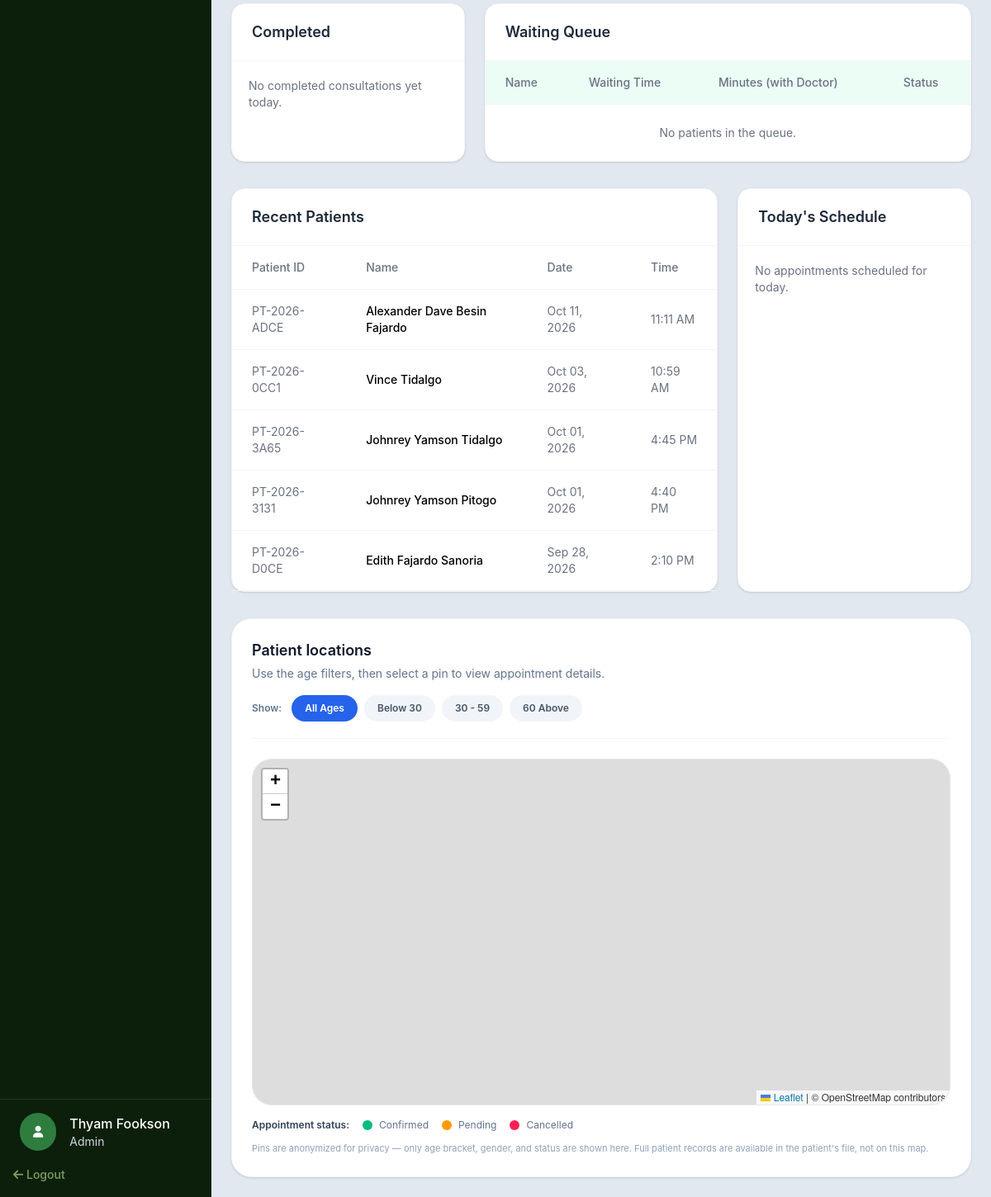
Before: /admin/admin-dashboard.php (signed in, lower part) with the older database file.
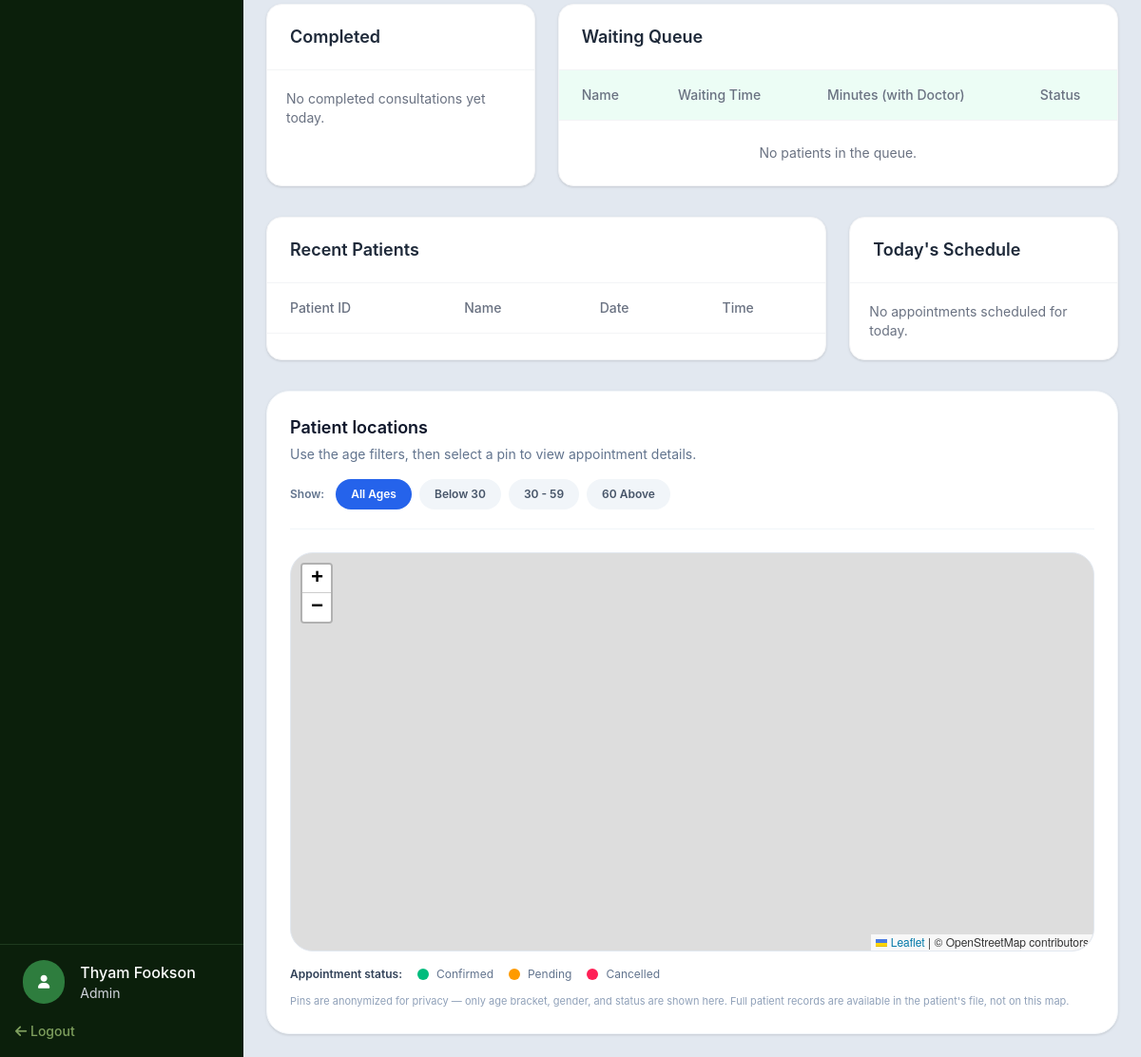
After: the same page with the newer database file.
### tables this page shows
CREATE TABLE `users` (
  `UserID` int UNSIGNED NOT NULL,
  `Username` varchar(50) NOT NULL,
  `PasswordHash` varchar(255) NOT NULL,
  `FirstName` varchar(100) NOT NULL,
  `MiddleName` varchar(255) DEFAULT NULL,
  `LastName` varchar(100) NOT NULL,
  `Role` enum('Admin','Doctor','Staff') NOT NULL DEFAULT 'Staff',
  `IsDoctor` tinyint(1) NOT NULL DEFAULT '0',
  `Email` varchar(150) DEFAULT NULL,
  `Phone` varchar(30) DEFAULT NULL,
  `Status` enum('Active','Inactive') NOT NULL DEFAULT 'Active',
  `CreatedAt` timestamp NOT NULL DEFAULT CURRENT_TIMESTAMP
);

CREATE TABLE `patients` (
  `PatientID` int UNSIGNED NOT NULL,
  `PatientCode` varchar(20) NOT NULL,
  `UserID` int UNSIGNED DEFAULT NULL,
  `FirstName` varchar(100) NOT NULL,
  `MiddleName` varchar(100) DEFAULT NULL,
  `LastName` varchar(100) NOT NULL,
  `BirthDate` date NOT NULL,
  `Gender` enum('Male','Female','Other') NOT NULL,
  `CivilStatus` enum('Single','Married','Widowed','Separated') DEFAULT NULL,
  `Address` varchar(255) DEFAULT NULL,
  `Province` varchar(100) DEFAULT NULL,
  `City` varchar(100) DEFAULT NULL,
  `Barangay` varchar(100) DEFAULT NULL,
  `Allergies` varchar(50) DEFAULT NULL,
  `Latitude` decimal(10,7) DEFAULT NULL,
  `Longitude` decimal(10,7) DEFAULT NULL,
  `Phone` varchar(30) DEFAULT NULL,
  `Email` varchar(150) DEFAULT NULL,
  `BloodType` varchar(5) DEFAULT NULL,
  `EmergencyContact` varchar(150) DEFAULT NULL,
  `EmergencyPhone` varchar(30) DEFAULT NULL,
  `PatientType` enum('Regular','Senior Citizen','PWD') NOT NULL DEFAULT 'Regular',
  `IdNumber` int DEFAULT NULL,
  `CreatedAt` timestamp NOT NULL DEFAULT CURRENT_TIMESTAMP
);

### includes/auth.php (called while the page is built, shortened)
<?php
class SessionManager
{
    public static function isLoggedIn(): bool
    {
        return isset($_SESSION['user_id']) || isset($_SESSION['userId']) || isset($_SESSION['user']);
    }
    public static function getUser(PDO $pdo): ?array
    {
        $userId = $_SESSION['user_id'] ?? $_SESSION['userId'] ?? $_SESSION['user']['UserID'] ?? null;
        $statement = $pdo->prepare(
            'SELECT UserID AS user_id, Username AS username, FirstName AS first_name,
                    LastName AS last_name, Email AS email, Phone AS phone,
                    Role AS role, IsDoctor AS is_doctor, Status AS status, CreatedAt AS created_at
             FROM users WHERE UserID = ?'
        );
        $statement->execute([$userId]);
        return $statement->fetch(PDO::FETCH_ASSOC) ?: null;
    }
}

### php/fetch/fetch.php (called while the page is built, shortened)
<?php
function fetchAllData(PDO $pdo, string $query, array $params = []): array
{
    $stmt = $pdo->prepare($query);
    $stmt->execute($params);
    return $stmt->fetchAll(PDO::FETCH_ASSOC);
}

### admin/admin-dashboard.php (the view, shortened to what this page needs)
<?php
include_once __DIR__ . '/../config/config.php';
require_once __DIR__ . '/../includes/auth.php';
require_once __DIR__ . '/../php/fetch/fetch.php';
$admin = SessionManager::getUser($pdo);
$todaySchedule = fetchAllData($pdo, "
    SELECT
        a.AppointmentID,
        a.AppointmentTime,
        a.meridiem,
        a.Purpose,
        a.Status,
        p.FirstName,
        p.LastName,
        CASE WHEN c.ConsultationID IS NOT NULL AND c.IsCompleted = 0 THEN 1 ELSE 0 END AS InProgress
    FROM appointments a
    JOIN patients p ON p.PatientID = a.PatientID
    LEFT JOIN consultations c ON c.AppointmentID = a.AppointmentID
    WHERE DATE(a.AppointmentDate) = CURDATE() AND a.Status <> 'Cancelled' AND a.Status <> 'Pending'
    ORDER BY a.AppointmentTime ASC
");
?>
<!DOCTYPE html>
<html lang="en">
<head>
    <link rel="stylesheet" href="../assets/css/output.css">
    <link rel="stylesheet" href="../assets/css/global.css">
    <link rel="stylesheet" href="https://cdnjs.cloudflare.com/ajax/libs/font-awesome/6.0.0-beta3/css/all.min.css">
    <link rel="stylesheet" href="https://unpkg.com/leaflet@1.9.4/dist/leaflet.css" />
</head>
<body class="h-screen flex bg-slate-200 overflow-hidden">
    <?php include_once '../includes/sidebar.php'; ?>
    <section class="flex-1 min-h-0 flex flex-col overflow-hidden">
        <div class="flex-1 min-h-0 overflow-auto p-6">
            <div class="grid grid-cols-3 gap-6 mt-8 mb-8">
                <div class="bg-white rounded-2xl shadow-sm border border-gray-100 col-span-1">
                    <div class="px-6 py-5 border-b border-gray-100">
                        <h2 class="text-lg font-semibold text-gray-800">
                            Completed
                        </h2>
                    </div>
                    <div class="p-5 space-y-3 max-h-96 overflow-y-auto custom-scrollbar">
                        <?php
                        $completedToday = fetchAllData($pdo, "
                                SELECT c.ConsultationID, c.StartTime, c.EndTime, p.FirstName, p.LastName
                                FROM consultations c
                                JOIN patients p ON p.PatientID = c.PatientID
                                WHERE c.IsCompleted = 1 AND DATE(c.ConsultationDate) = CURDATE()
                                ORDER BY c.EndTime DESC
                            ");
                        if (empty($completedToday)) {
                            echo '<p class="text-sm text-gray-500">No completed consultations yet today.</p>';
                        }
                        ?>
                    </div>
                </div>
                <div class="bg-white rounded-2xl shadow-sm border border-gray-100 col-span-2">
                    <div class="px-6 py-5 border-b border-gray-100">
                        <h2 class="text-lg font-semibold text-gray-800">
                            Waiting Queue
                        </h2>
                    </div>
                    <div class="max-h-96 overflow-auto custom-scrollbar">
                        <table class="w-full">
                            <thead class="text-left text-sm text-gray-500 bg-emerald-50 sticky top-0">
                                <tr class="border-b border-gray-100">
                                    <th class="px-6 py-4 font-medium">Name</th>
                                    <th class="px-6 py-4 font-medium">Waiting Time</th>
                                    <th class="px-6 py-4 font-medium">Minutes (with Doctor)</th>
                                    <th class="px-6 py-4 font-medium">Status</th>
                                </tr>
                            </thead>
                            <tbody class="text-sm">
                                <?php
                                $inProgress = fetchAllData($pdo, "
                                        SELECT c.ConsultationID, c.StartTime, c.Meridiem, p.FirstName, p.LastName
                                        FROM consultations c
                                        JOIN patients p ON p.PatientID = c.PatientID
                                        WHERE c.IsCompleted = 0 AND c.StartTime IS NOT NULL AND DATE(c.ConsultationDate) = CURDATE()
                                        ORDER BY c.StartTime ASC
                                    ");
                                $stillWaiting = fetchAllData($pdo, "
                                        SELECT a.AppointmentID, a.AppointmentTime, a.meridiem, p.FirstName, p.LastName
                                        FROM appointments a
                                        JOIN patients p ON p.PatientID = a.PatientID
                                        WHERE a.Status = 'Confirmed' AND DATE(a.AppointmentDate) = CURDATE()
                                        AND a.AppointmentID NOT IN (
                                            SELECT AppointmentID FROM consultations WHERE IsCompleted = 0
                                        )
                                        ORDER BY a.AppointmentTime ASC
                                    ");
                                if (empty($inProgress) && empty($stillWaiting)) {
                                    echo '<tr><td colspan="4" class="px-6 py-6 text-center text-gray-500">No patients in the queue.</td></tr>';
                                }
                                ?>
                            </tbody>
                        </table>
                    </div>
                </div>
            </div>
            <div class="grid grid-cols-3 gap-6 mb-8">
                <div class="col-span-2 bg-white rounded-2xl shadow-sm border border-gray-100">
                    <div class="flex items-center justify-between px-6 py-5 border-b border-gray-100">
                        <h2 class="text-lg font-semibold text-gray-800">
                            Recent Patients
                        </h2>
                    </div>
                    <div class="overflow-x-auto">
                        <table class="w-full">
                            <thead class="text-left text-sm text-gray-500">
                                <tr class="border-b border-gray-100">
                                    <th class="px-6 py-4 font-medium">Patient ID</th>
                                    <th class="px-6 py-4 font-medium">Name</th>
                                    <th class="px-6 py-4 font-medium">Date</th>
                                    <th class="px-6 py-4 font-medium">Time</th>
                                </tr>
                            </thead>
                            <tbody class="text-sm">
                                <?php
                                $patients = fetchAllData($pdo, "SELECT
                                    p.PatientID AS PatientID,
                                    p.PatientCode,
                                    p.FirstName,
                                    p.MiddleName,
                                    p.LastName,
                                    p.CreatedAt
                                FROM patients p
                                GROUP BY p.PatientID ORDER BY p.CreatedAt DESC LIMIT 5
                                ");
                                foreach ($patients as $patient) {
                                    echo ' <tr class="border-b border-gray-100 hover:bg-gray-50">';
                                    echo '<td class="px-6 py-4 text-gray-500">'
                                        . htmlspecialchars($patient['PatientCode']) .
                                        '</td>';
                                    echo '<td class="px-6 py-4 font-medium">'
                                        . htmlspecialchars($patient['FirstName'] . ' ' . $patient['MiddleName'] . ' ' . $patient['LastName']) .
                                        '</td>';
                                    echo '<td class="px-6 py-4 text-gray-500">'
                                        . htmlspecialchars(date('M d, Y', strtotime($patient['CreatedAt']))) .
                                        '</td>';
                                    echo '<td class="px-6 py-4 text-gray-500">'
                                        . htmlspecialchars(date('g:i A', strtotime($patient['CreatedAt']))) .
                                        '</td>';
                                }
                                ?>
                            </tbody>
                        </table>
                    </div>
                </div>
                <div class="col-span-1 bg-white rounded-2xl shadow-sm border border-gray-100">
                    <div class="px-6 py-5 border-b border-gray-100">
                        <h2 class="text-lg font-semibold text-gray-800">Today's Schedule</h2>
                    </div>
                    <div class="p-5 space-y-4 max-h-96 overflow-y-auto custom-scrollbar">
                        <?php
                        if (empty($todaySchedule)) {
                            echo '<p class="text-sm text-gray-500">No appointments scheduled for today.</p>';
                        }
                        ?>
                    </div>
                </div>
            </div>
            <div class="rounded-3xl bg-white p-6 shadow-sm border border-slate-100">
                <div class="mb-6 flex flex-col gap-4 border-b border-slate-100 pb-5">
                    <div>
                        <h2 class="text-lg font-semibold text-slate-900">Patient locations</h2>
                        <p class="mt-1 text-sm text-slate-500">Use the age filters, then select a pin to view
                            appointment details.</p>
                    </div>
                    <div class="flex flex-wrap items-center gap-2" id="ageFilterGroup"
                        aria-label="Filter patients by age">
                        <span class="mr-1 text-xs font-semibold text-slate-500">Show:</span>
                        <button data-age="all"
                            class="age-filter-btn active-filter rounded-full px-4 py-2 text-xs font-semibold transition">
                            All Ages
                        </button>
                        <button data-age="under30"
                            class="age-filter-btn rounded-full px-4 py-2 text-xs font-semibold transition">
                            Below 30
                        </button>
                        <button data-age="30to59"
                            class="age-filter-btn rounded-full px-4 py-2 text-xs font-semibold transition">
                            30 - 59
                        </button>
                        <button data-age="60plus"
                            class="age-filter-btn rounded-full px-4 py-2 text-xs font-semibold transition">
                            60 Above
                        </button>
                    </div>
                </div>
                <div id="patientMap" class="w-full rounded-3xl overflow-hidden border border-slate-200"
                    style="height: 420px;"></div>
                <div class="mt-4 flex flex-wrap items-center gap-x-4 gap-y-2 text-xs text-slate-500"
                    aria-label="Map status legend">
                    <span class="font-semibold text-slate-700">Appointment status:</span>
                    <span class="flex items-center gap-2"><span
                            class="h-3 w-3 rounded-full bg-emerald-500"></span>Confirmed</span>
                    <span class="flex items-center gap-2"><span
                            class="h-3 w-3 rounded-full bg-amber-500"></span>Pending</span>
                    <span class="flex items-center gap-2"><span
                            class="h-3 w-3 rounded-full bg-rose-500"></span>Cancelled</span>
                </div>
                <p class="mt-3 text-[11px] leading-relaxed text-slate-400">
                    Pins are anonymized for privacy — only age bracket, gender, and status are shown here.
                    Full patient records are available in the patient's file, not on this map.
                </p>
            </div>
        </div>
    </section>
</body>
</html>

### includes/sidebar.php (shortened to what this page needs)
<div class="w-64 shrink-0 bg-[#0b1f0b] flex flex-col h-full">
    <div class="custom-scrollbar w-full p-6 overflow-y-auto flex-1 min-h-0">
    </div>
    <div class="mt-auto">
        <div class="w-full border-t pt-4 pl-6 border-[#1e3a1e] flex items-center gap-4">
            <i class="text-sm fa-solid fa-user text-white p-4 bg-[#2e7d3e] rounded-full"></i>
            <div>
                <?php if ($admin): ?>
                    <h1 class="text-white text-md font-medium">
                        <?= htmlspecialchars($admin['first_name']) ?>     <?= htmlspecialchars($admin['last_name']) ?>
                    </h1>
                    <h3 class="text-gray-300 text-sm"><?= htmlspecialchars($admin['role']) ?></h3>
                <?php endif; ?>
            </div>
        </div>
        <div class="w-full p-4">
            <a href="../logout.php" class="text-[#7fa05e] hover:text-red-400 font-medium text-sm">
                <i class="fa-solid fa-arrow-left"></i> Logout
            </a>
        </div>
    </div>
</div>

### assets/css/global.css (style rules this page uses)
.age-filter-btn { background-color: #f1f5f9; color: #475569; }
.age-filter-btn.active-filter { background-color: #2563eb; color: #ffffff; }

Changed rows visible on the page:
removed patients: PatientCode "PT-2026-ADCE", FirstName+MiddleName+LastName "Alexander Dave Besin Fajardo", CreatedAt "Oct 11, 2026", CreatedAt "11:11 AM"
removed patients: PatientCode "PT-2026-0CC1", FirstName+MiddleName+LastName "Vince Tidalgo", CreatedAt "Oct 03, 2026", CreatedAt "10:59 AM"
removed patients: PatientCode "PT-2026-3A65", FirstName+MiddleName+LastName "Johnrey Yamson Tidalgo", CreatedAt "Oct 01, 2026", CreatedAt "4:45 PM"
removed patients: PatientCode "PT-2026-3131", FirstName+MiddleName+LastName "Johnrey Yamson Pitogo", CreatedAt "Oct 01, 2026", CreatedAt "4:40 PM"
removed patients: PatientCode "PT-2026-D0CE", FirstName+MiddleName+LastName "Edith Fajardo Sanoria", CreatedAt "Sep 28, 2026", CreatedAt "2:10 PM"
